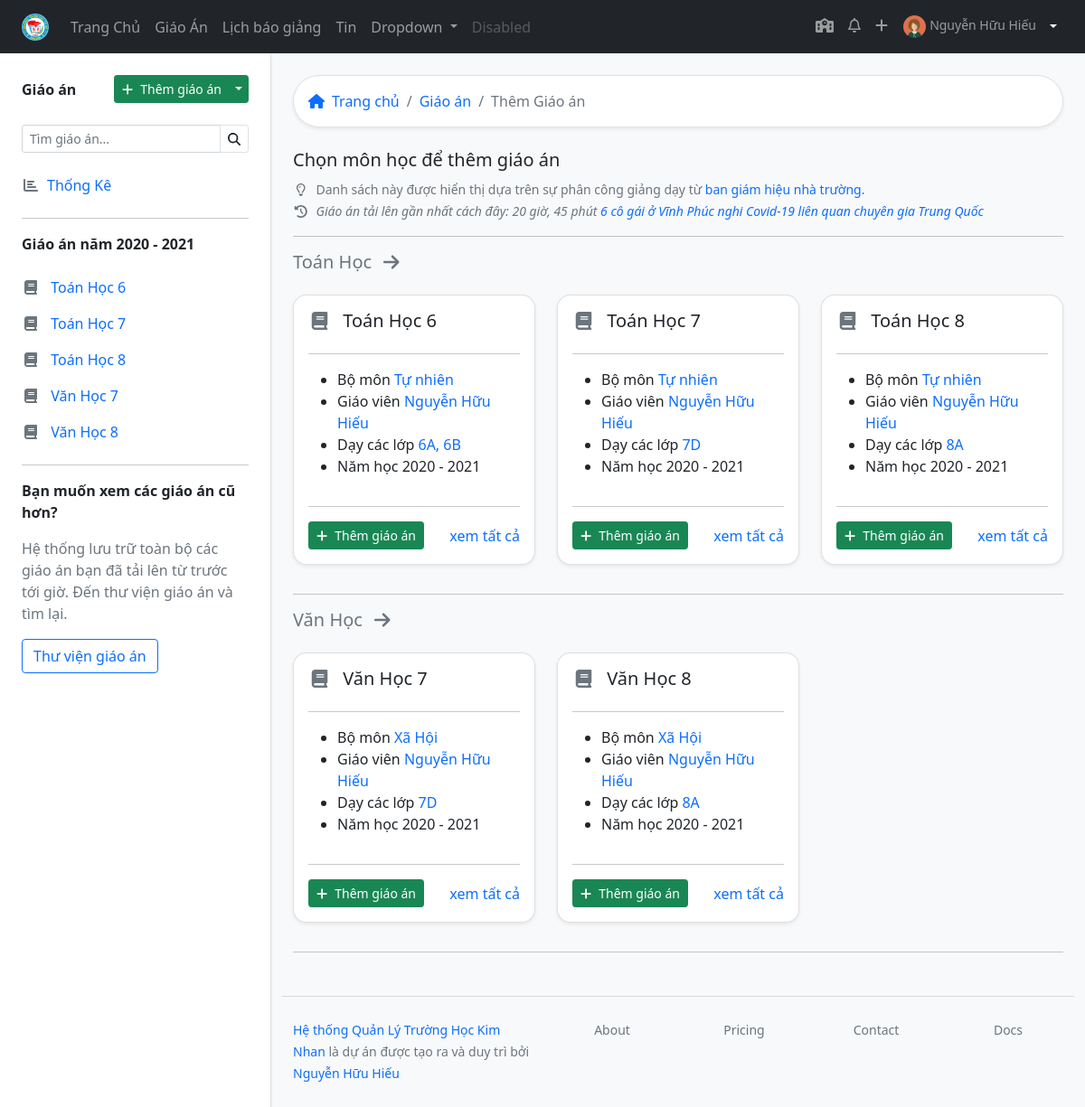
/lesson/add/ (signed in), run on an earlier commit of the app's database.
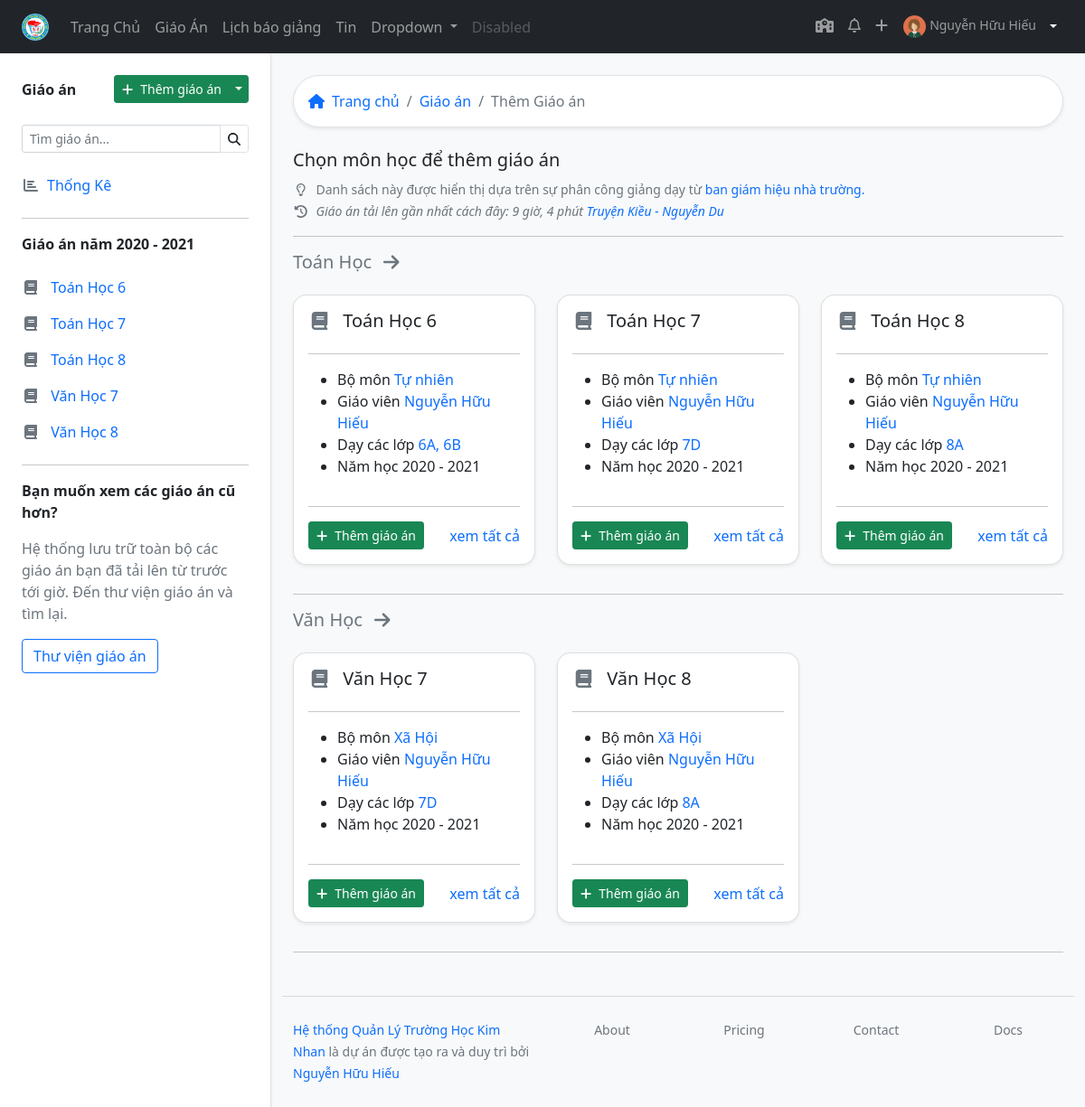
And on a later commit of the database.
### lessonmanagement/models.py (models this page shows, shortened)
class Lesson(models.Model):
    title = models.CharField(max_length=200)
    lesson_path = models.FileField(blank=True, null=True)
    upload_time = models.DateTimeField(blank=True, null=True)
    LEVEL_CHOICES = [
        (6, 6),
        (7, 7),
        (8, 8),
        (9, 9)
    ]
    level = models.IntegerField(choices=LEVEL_CHOICES)
    description = models.CharField(max_length=200, null=True, blank=True)
    teacher = models.ForeignKey(Teacher, on_delete=models.CASCADE)
    subject = models.ForeignKey(Subject, on_delete=models.CASCADE)
    start_number_lesson = models.IntegerField(help_text="Bài giảng này ở tiết số mấy")
    cout_number_lesson = models.IntegerField(help_text="Bài giảng này trong bao nhiêu tiết")
    classyear = models.ManyToManyField(Classyear, through="LessonClassyear")
    STATUS_CHOICES = [
    ('pending', 'Chờ duyệt'),
    ('acept', 'Đã duyệt'),
    ('deny', 'Bị từ chối'),
    ]
    status = models.CharField(max_length=10, blank=True, choices=STATUS_CHOICES ,default='pending')
    checker = models.ForeignKey(Teacher, related_name="lesson_checker" ,on_delete=models.SET_NULL, null=True, blank=True)
    check_date = models.DateTimeField(auto_now=True)
    note_checker = models.CharField(max_length=200, blank=True)
    class Meta:
        verbose_name = "Giáo Án"
        verbose_name_plural = "Giáo Án"
        ordering = ["-upload_time"]

### lessonmanagement/views.py (the view)
# urls.py: path('lesson/add/', views.addlesson, name="addlesson"),
def addlesson(request):
    try:
        lesson_latest = Lesson.objects.filter(teacher=request.user.teacher.id).latest('upload_time')
        context = {
            'lesson_latest': lesson_latest
        }
    except:
        context = {
        }
    return render(request, 'add_lesson.html', context)

### lessonmanagement/models.py (called while the page is built)
    def full_name(self):
        return ('%s %s') % (self.firstname, self.lastname)

    def schoolyear(self):
        if now.month < 9:
            return ('%s - %s') % (now.year - 1, now.year)
        else:
            return ('%s - %s') % (now.year, now.year+1)

    def lesson_list(self):
        return self.lesson_set.filter(teacher = self.user.id)

    def subject_classyear_list(self):
        return self.subjectclassyear_set.filter(is_teach_now = True).order_by('subject__title').values('subject__title', 'classyear__startyear','subject__group__title').distinct()

    def subject_classyeartitle_list(self):
        return self.subjectclassyear_set.filter(is_teach_now = True).order_by('subject__title').values('subject__title', 'classyear__startyear','subject__group__title', 'classyear__title').distinct()

### lessonmanagement/templatetags/lessonmanagement_extras.py (called while the page is built)
@register.filter
def classlevel(value):
    now = datetime.now()
    i = 0
    if (now.month < 9):
        i =  (now.year - value) + 5
    else:
        i = (now.year - value) + 6
    if i in [6,7,8,9]:
        return i
    else:
        return value

### lessonmanagement/templates/add_lesson.html
{% extends 'base_withsidebar.html' %}
{% block content %}
{% with teacher=request.user.teacher %}
{% load lessonmanagement_extras %}
<div class="bg-white border shadow-sm p-3 rounded-pill mb-4">
    <nav aria-label="breadcrumb">
      <ol class="breadcrumb m-0 ">
        <li class="breadcrumb-item"><a href="{% url 'index' %}" class="text-decoration-none"><i class="fas fa-home me-2"></i>Trang chủ</a></li>
        <li class="breadcrumb-item"> <a href="{% url 'alllessons' %}" class="text-decoration-none">Giáo án</a></li>
        <li class="breadcrumb-item active" aria-current="page">Thêm Giáo án</li>
      </ol>
    </nav>
  </div>
  <h5>Chọn môn học để thêm giáo án</h5>
  <small class="text-muted"><i class="far fa-lightbulb me-2 fa-fw"></i>Danh sách này được hiển thị dựa trên sự phân công giảng dạy từ <a href="#" class="text-decoration-none">ban giám hiệu nhà trường.</a></small>
  <br>
  <small class="text-muted fst-italic"><i class="fas fa-history me-2 fa-fw"></i>Giáo án tải lên gần nhất cách đây: {{ lesson_latest.upload_time|timesince }} <a href="#" class="text-decoration-none">{{ lesson_latest.title }}</a> </small>
  <hr>
  {% regroup teacher.subject_classyeartitle_list by subject__title as subject_classyeartitle_list_regroup %}
  {% for i in subject_classyeartitle_list_regroup %}
  <div class="row">
    <h5><a href="#" class="text-decoration-none link-secondary">{{ i.grouper }} <i class="fas fa-arrow-right ms-2"></i></a> </h5>
    {% regroup i.list by classyear__startyear as i_list_regroup %}
    {% for j in i_list_regroup %}
    <div class="col-4 my-3">
        <div class="card rounded-15 shadow-sm h-100">
            <div class="card-body d-flex flex-column  ">
              <h5 class="card-title"><i class="fas fa-book fa-fw me-2 text-muted"></i>
                {{ i.grouper }} {{ j.grouper|classlevel }}
                </h5>
              <hr>
                <p class="card-text m-0">
                <ul class="m-0">
                    <li>Bộ môn <a href="#" class="text-decoration-none">{{ j.list.0.subject__group__title }}</a></li>
                    <li>Giáo viên <a href="#" class="text-decoration-none">{{ teacher.full_name }}</a></li>
                    <li>Dạy các lớp
                      {% for k in j.list %}
                      <a href="#" class="text-decoration-none">{{ k.classyear__startyear|classlevel }}{{ k.classyear__title }}{% if forloop.last %}{% else %},{% endif %}
                      </a>
                      {% endfor %}
                    </li>
                    <li>Năm học {{ teacher.schoolyear }} </li>
                  </ul>
                </p>
                <hr>
                <div class="mt-auto d-flex justify-content-between align-items-center">
                  <a href="{% url 'add_lesson_subject_level' i.grouper|slugify j.grouper|classlevel %}" class="btn btn-sm btn-success"><i class="fas fa-plus me-2"></i>Thêm giáo án</a>
                  <a href="#" class="text-decoration-none">xem tất cả</a>
                </div>
            </div>
          </div>
      </div>
      {% endfor %}
  </div>
  <hr>
  {% endfor %}
  {% endwith %}
{% endblock %}

What changed in the data, as far as the page shows it:
removed Lesson: upload_time "20 giờ, 45 phút", title "6 cô gái ở Vĩnh Phúc nghi Covid-19 liên quan chuyên gia Trung Quốc"
added Lesson: upload_time "9 giờ, 4 phút", title "Truyện Kiều - Nguyễn Du"
